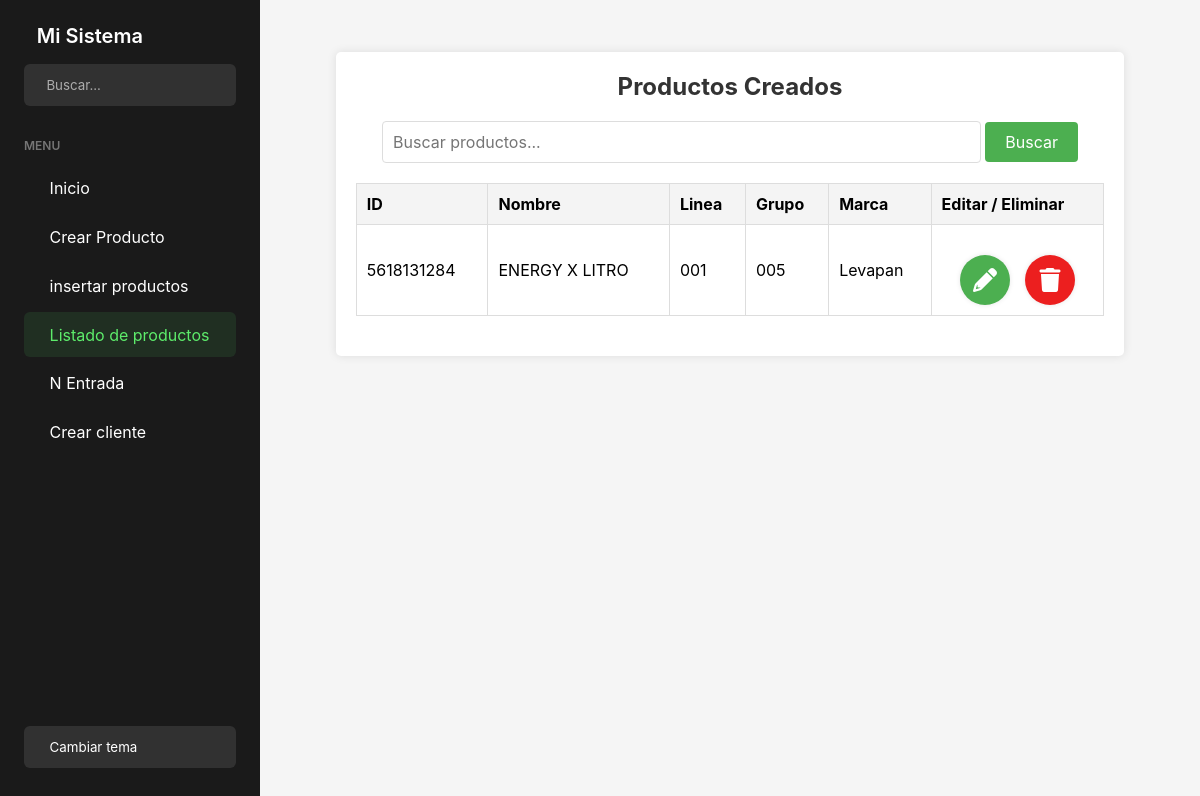
Page /productos_listado/ on the earlier database version.
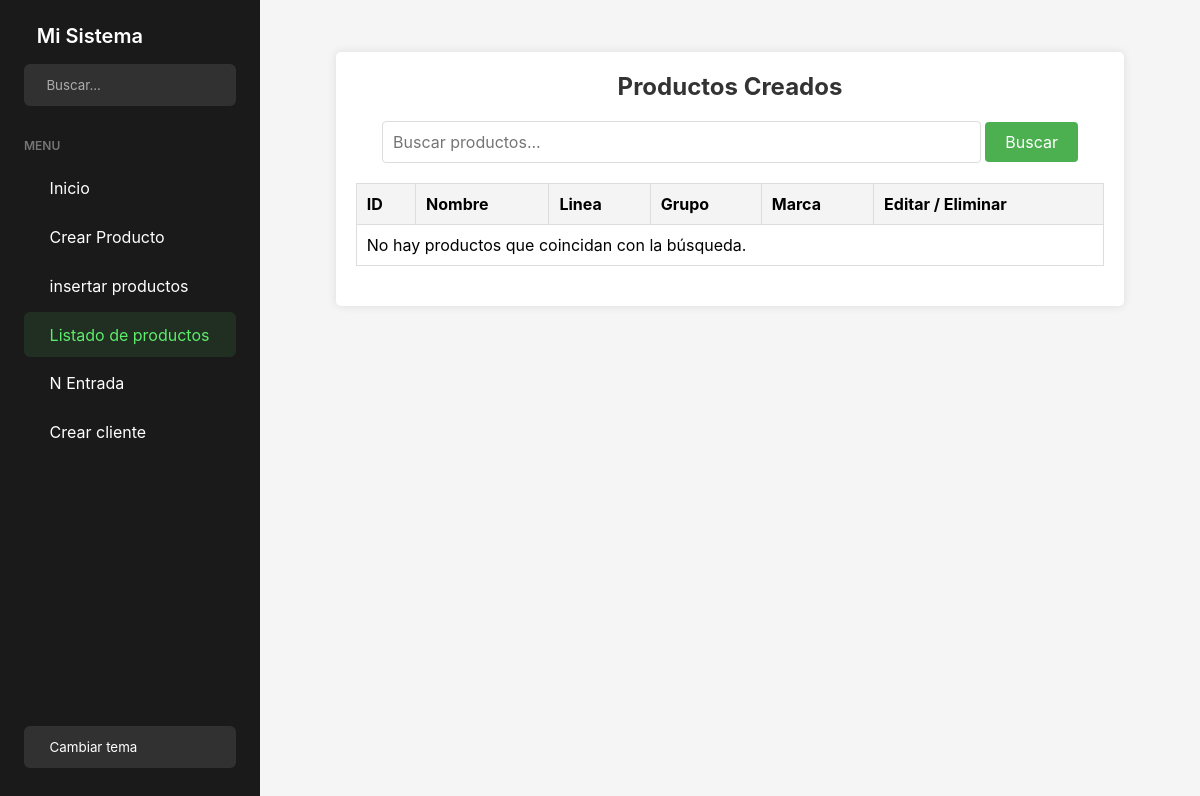
Same page on the later database version.
### APP_PM/models.py (models this page shows, shortened)
class Crear_producto(models.Model):
    LINEA_OPCIONES = [
        ('001', 'Fertilizantes'),
        ('002', 'Bioinsumos'),
        ('003', 'Materia Prima'),
        ('004', 'Coayudantes'),
        ('005', 'Comercializacion de productos'),
        ('006', 'Equipos de pulverizador'),
        ('007', 'Fungicidas'),
        ('008', 'Herbicidas'),
        ('009', 'Insecticidas'),
        ('010', 'Insumos'),
        ('011', 'Mercancia en Consignacion'),
        ('012', 'Productos fabricados - No Propios'),
    ]
    GRUPO_OPCIONES = [
        ('001', 'Bifungicidas'),
        ('002', 'Comercializacion de productos'),
        ('003', 'Materia Prima'),
        ('004', 'Fertilizantes'),
        ('005', 'Foliares'),
        ('006', 'Granulados'),
        ('007', 'Insumos'),
        ('008', 'Líquido'),
        ('009', 'Organicos'),
        ('010', 'Polvo'),
        ('011', 'Productos fabricados - No Propios'),
        ('012', 'Pulverizador Liquido'),
    ]
    id_producto = models.CharField(max_length=10, unique=True, editable=False, blank=True)
    nombre_producto = models.CharField(max_length=100)
    linea = models.CharField(max_length=100, choices=LINEA_OPCIONES)
    grupo = models.CharField(max_length=100, choices=GRUPO_OPCIONES)
    marca = models.CharField(max_length=100)

### APP_PM/views.py (the view)
# urls.py: path('productos_listado/', views.productos_listado, name='productos_listado'),
def productos_listado(request):
    query = request.GET.get('q')
    if query:
        productos = Crear_producto.objects.filter(nombre_producto__icontains=query)
    else:
        productos = Crear_producto.objects.all()
    return render(request, 'Productos/productos_listado.html', {'productos': productos})

### APP_PM/templates/Productos/productos_listado.html (shortened to what this page needs)
<!DOCTYPE html>
<html lang="es">
<head>
    <link rel="stylesheet" href="https://cdnjs.cloudflare.com/ajax/libs/font-awesome/6.0.0-beta3/css/all.min.css">
    {% extends 'Home/home.html' %}
    {% block content %}
</head>
<body>
    <div class="container">
        <h2>Productos Creados</h2>
        <div class="search-bar">
            <form method="GET" action="{% url 'productos_listado' %}">
                <input type="text" name="q" placeholder="Buscar productos..." value="{{ request.GET.q }}">
                <button type="submit">Buscar</button>
            </form>
        </div>
        <table>
            <thead>
                <tr>
                    <th>ID</th>
                    <th>Nombre</th>
                    <th>Linea</th>
                    <th>Grupo</th>
                    <th>Marca</th>
                    <th>Editar / Eliminar</th>
                </tr>
            </thead>
            <tbody>
                {% for producto in productos %}
                <tr>
                    <td>{{ producto.id_producto }}</td>
                    <td>{{ producto.nombre_producto }}</td>
                    <td>{{ producto.linea }}</td>
                    <td>{{ producto.grupo }}</td>
                    <td>{{ producto.marca }}</td>
                    <td>
                        <div class="button-container">
                            <a href="{% url 'editar_producto' producto.id_producto %}" class="green"><i class="fa fa-pencil"></i></a>
                            <a href="{% url 'eliminar_producto' producto.id_producto %}" onclick="event.preventDefault(); confirmarEliminacion(this.href);" class="red"><i class="fa fa-trash"></i></a>
                        </div>
                    </td>
                </tr>
                {% empty %}
                <tr>
                    <td colspan="6">No hay productos que coincidan con la búsqueda.</td>
                </tr>
                {% endfor %}
            </tbody>
        </table>
    </div>
</body>
</html>
{% endblock %}

Differences in the rows shown:
removed Crear_producto: id_producto "5618131284", nombre_producto "ENERGY X LITRO", linea "001", grupo "005", marca "Levapan"
Other differences:
text now shown: "No hay productos que coincidan con la búsqueda."
